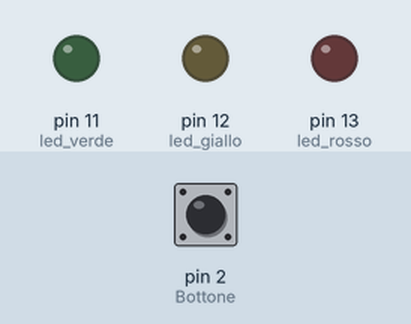
Recording of a sketch running on a simulated Arduino Uno, built with avr-gcc and run on an emulated ATmega328P. Parts: output pins drawn as LEDs (lit = HIGH). Inputs (shaded band) come from the test bench; at power-on: pin 2 (Bottone) LOW.

Above: at 1.2 s.
1.3 s: pin 2 (Bottone) pulled HIGH for 0.15 s
At 1.6 s:
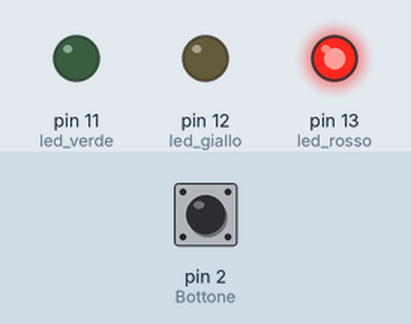
4.4 s: pin 2 (Bottone) pulled HIGH for 1 s
At 8.0 s:
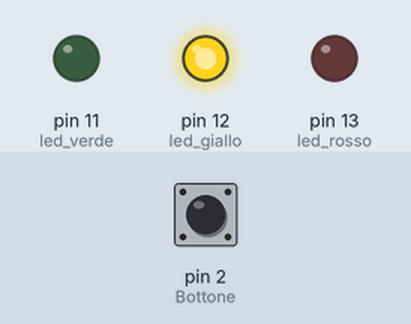
8.4 s: pin 2 (Bottone) pulled HIGH for 3.2 s
At 13.1 s:
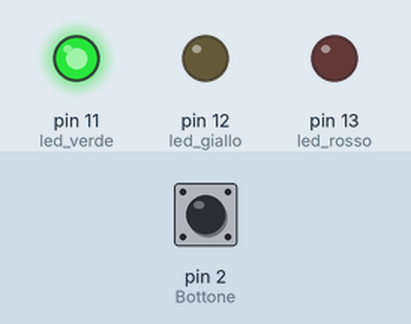
Timing chart, 0 to 14.8 s (numbered marks = the images above; inputs shaded):
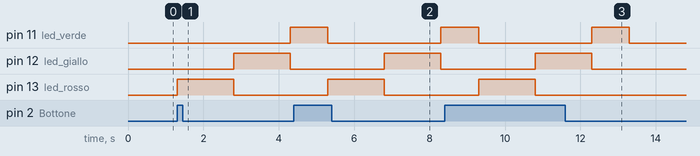

The sketch:

circuito_semaforo_bottone.ino
```cpp
int led_rosso = 13;
int led_giallo = 12;
int led_verde = 11;
int Bottone = 2;

void setup() {
  pinMode(led_rosso, OUTPUT);
  pinMode(led_giallo, OUTPUT);
  pinMode(led_verde, OUTPUT);
  pinMode(Bottone, INPUT);
}

void loop() {
  if(digitalRead(Bottone) == HIGH) {

  //Semaforo rosso
  digitalWrite(led_rosso, HIGH);
  digitalWrite(led_giallo, LOW);
  digitalWrite(led_verde, LOW);
  delay(1500);

  //Semaforo giallo
  digitalWrite(led_rosso, LOW);
  digitalWrite(led_giallo, HIGH);
  digitalWrite(led_verde, LOW);
  delay(1500);

  //Semaforo verde
  digitalWrite(led_rosso, LOW);
  digitalWrite(led_giallo, LOW);
  digitalWrite(led_verde, HIGH);
  delay(1000);

  //Semafoto spento
  digitalWrite(led_rosso, LOW);
  digitalWrite(led_giallo, LOW);
  digitalWrite(led_verde, LOW);

  }

}
```

Measured:
- after the input at 1.3 s, pin 11 (led_verde): LOW → HIGH after 3.0 s; pin 12 (led_giallo): LOW → HIGH after 1.5 s, → LOW 1.5 s later; pin 13 (led_rosso): LOW → HIGH at once, → LOW 1.5 s later
- after the input at 4.4 s, pin 12 (led_giallo): LOW → HIGH after 2.4 s, → LOW 1.5 s later; pin 13 (led_rosso): LOW → HIGH after 0.90 s, → LOW 1.5 s later
- after the input at 8.4 s, pin 12 (led_giallo): LOW → HIGH after 2.4 s, → LOW 1.5 s later; pin 13 (led_rosso): LOW → HIGH after 0.90 s, → LOW 1.5 s later
